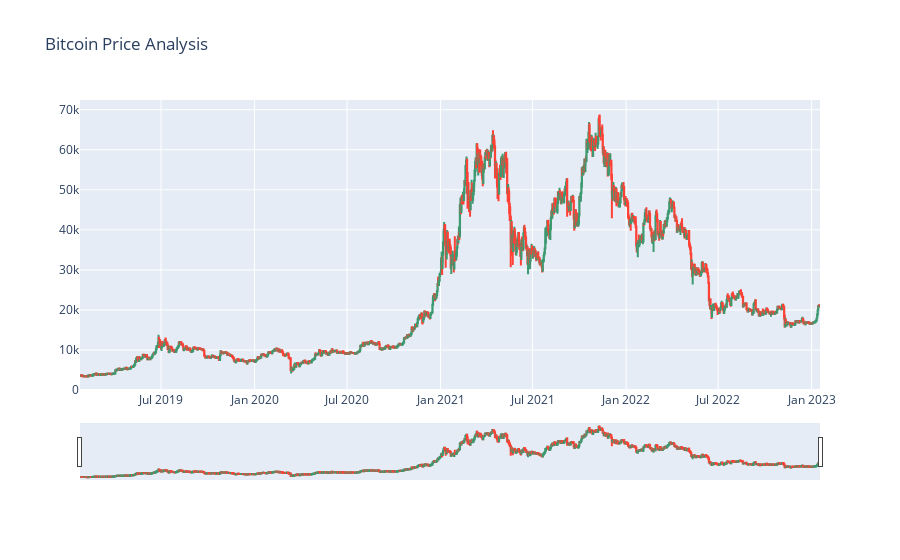

The code cell stored with this chart in its notebook:
### Code cell
import plotly.graph_objects as go
figure = go.Figure(data=[go.Candlestick(x=data.index,
                                        open=data["Open"], 
                                        high=data["High"],
                                        low=data["Low"], 
                                        close=data["Close"])])
figure.update_layout(title = "Bitcoin Price Analysis", xaxis_rangeslider_visible=True)
figure.show()

### Figure 1 — Plotly figure (JSON) as saved in the notebook; plotly's stock layout.template omitted (floating-point values rounded to 4 significant figures; data arrays with more than 128 entries replaced by an {"elided": "..."} marker saying what was removed)
{"data": [{"close": {"elided": "1456 float values"}, "high": {"elided": "1456 float values"}, "low": {"elided": "1456 float values"}, "open": {"elided": "1456 float values"}, "type": "candlestick", "x": {"elided": "1456 str values"}}], "layout": {"title": {"text": "Bitcoin Price Analysis"}, "xaxis": {"rangeslider": {"visible": true}}}}
